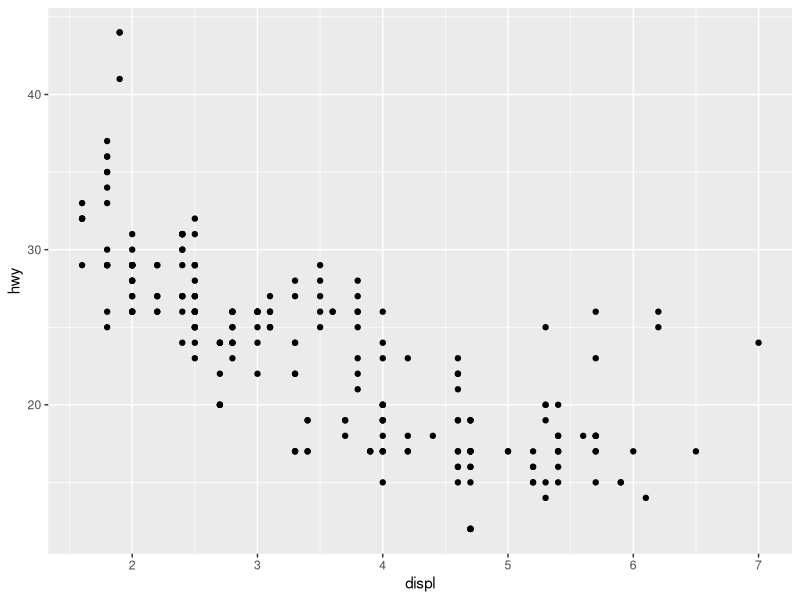
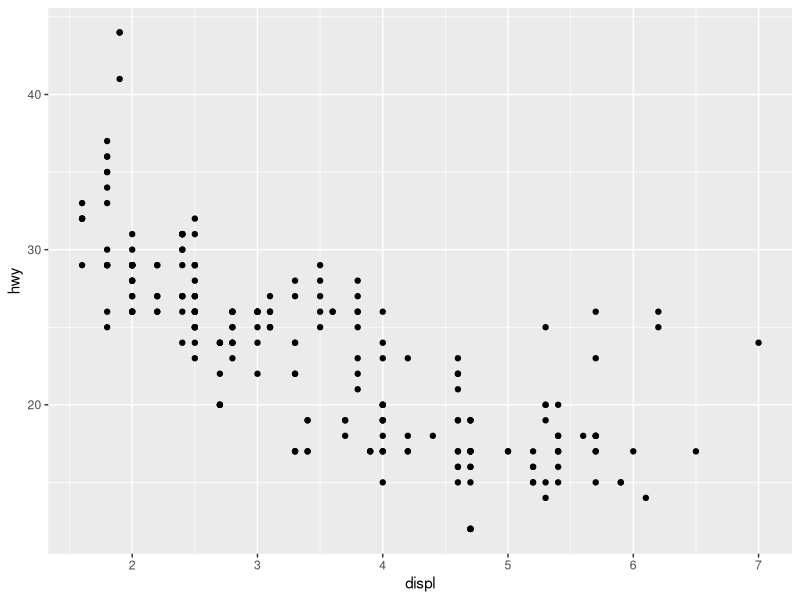
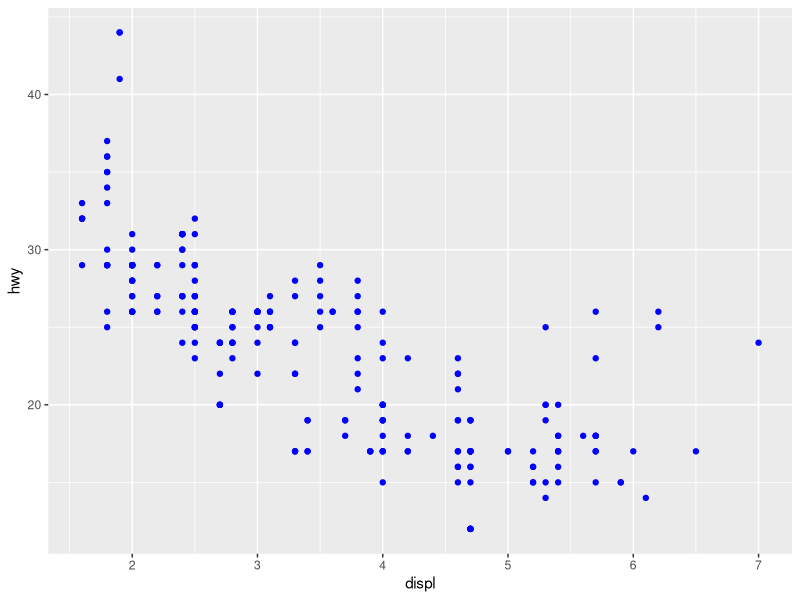
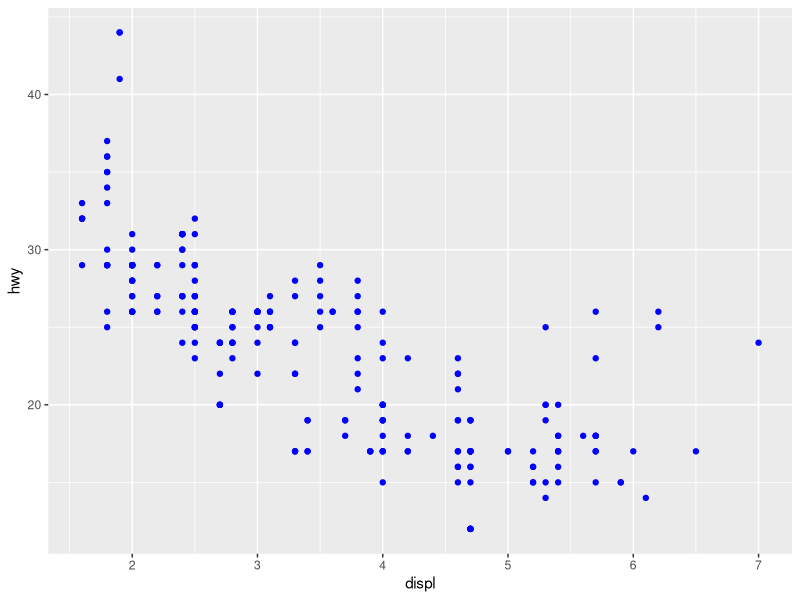
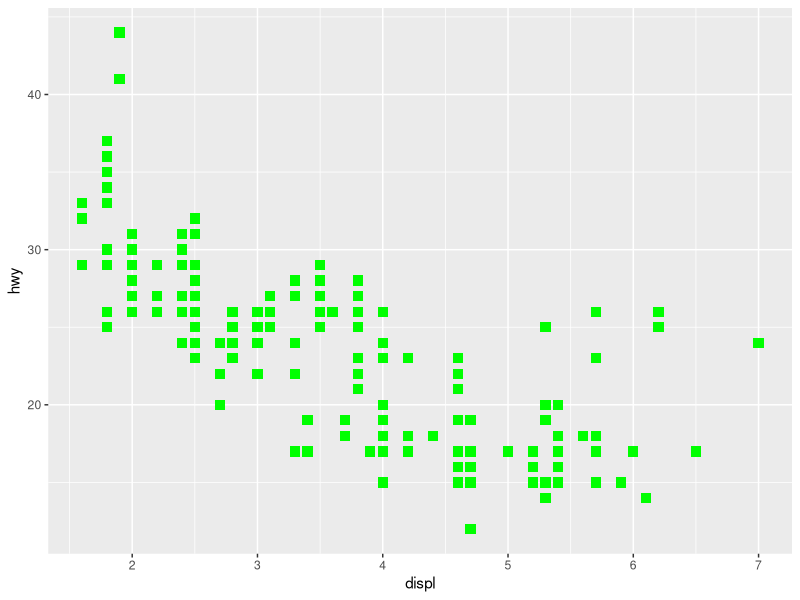
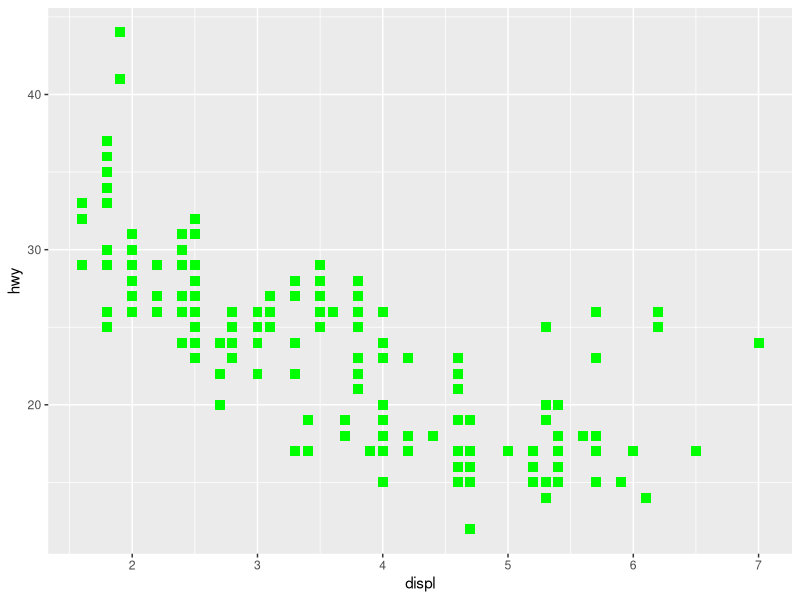
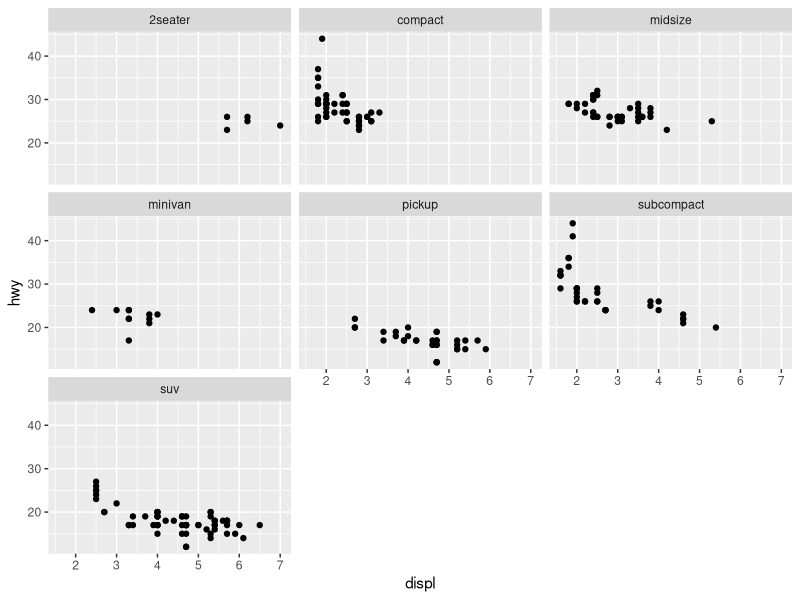
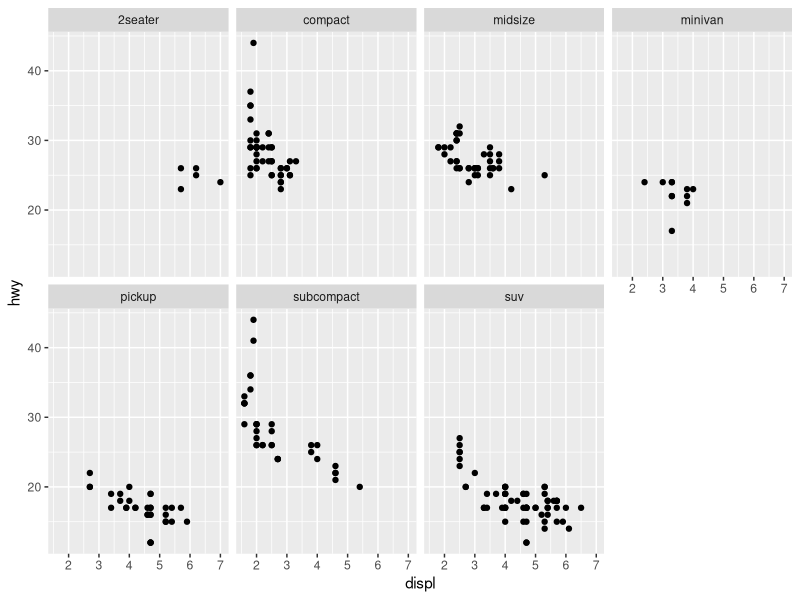

Reproduce these figures in R, in order.
# ----- Project Starts ----

# This R project contains the codes (examples), models and explanations 
# From the book "R For Data Science" by Hadley Wickham and Garret Grolemund
# And some help and info. from google searches.

# Specifically using the packages tidyverse (ggplot2, tibble, tidyr, readr, purr and dplyr)
# Other Packages nycflights13, gapminder, lahman

# Loading the package
library(tidyverse)

# basics of data

# 1. Categorical variables contain a finite number of categories or distinct groups.
# Categorical data might not have a logical order. 
# For example, categorical predictors include gender, material type, and payment method.
 
# 2. Discrete variables are defined only on a finite set or a countably infinite set. 
# Numeric variables that have a countable number of values between any two values. 
# For example, the number of customer complaints or the number of flaws or defects.

# 3. Continuous variables are numeric variables that have an infinite number of values
# between any two values. A continuous variable can be numeric or date/time. 
# For example, the length of a part or the date and time a payment is received.

# R will interpret cty as a discrete rather than a continuous variable. 
# In R that’s called a factor. What happens is that for any unique number of city 
# miles per gallon that is in the data set we will get a separate facet. 
# This is not a very useful visualization of the data because in reality 
# very few cars have the same number of gallons.
# Faceting becomes difficult for continuous variable.

# Starting some minimal things with pre-installed data of cars of 38 models of cars
# A tibble of 134 rows cross 11 columns.
# displ= engine's size in litres.
# hwy = Car's fuel efficiency (miles per gallon (mpg))


# More About the data and explanation of the  variables (columns) and rows(observation).
?mpg

# Starting
mpg
view(mpg)

ggplot(data = mpg) + geom_point(mapping = aes(x=displ, y=hwy))
ggplot(mpg, aes(x=displ, y=hwy,)) + geom_point()

# The above visualization has two methods as shown.
# We cannot specify color specifically in second code along with aesthetics
# But we can differentiate variables using color.
# Like color according to size, drv etc
# We will get to know later.

# Coloring the plots specifically.
ggplot(data = mpg)+ geom_point(mapping = aes(x=displ,y=hwy), color="Blue")
ggplot(mpg, aes(x=displ, y=hwy))+geom_point(colour="Blue")

# Stroke 
# The stroke argument is used to control the size of the edge/border of your point.
# If we say it differently it changes the size of the border for shape.
ggplot(data = mpg)+ geom_point(mapping = aes(x = displ, y = hwy),
             shape = 15,
             colour = "green",
             stroke = 3)

#For the shapes from 14 - 21 the size and stroke arguments does almost the same.
ggplot(data = mpg)+geom_point(mapping = aes(x = displ, y = hwy),
             colour = "green",
             shape = 15,
             size = 3)


#  The plot shows a negative relationship between engine size (displ)
# and fuel efficiency (hwy). However their are some outliers too.
# Let's see the outliers later.

# Which variables in mpg are categorical? Which variables are continuous?
# Description "?mpg" OR
# dataframe/tibble shows : integers and floating numbers = Continous, rest = categorical


# Facets
#  Another way,particularly useful for categorical variables, 
# is to split your plot into facets, 
# subplots that each display one subset of the data.

# Faceting the plots according to class
ggplot(data=mpg) + geom_point(mapping=aes(x=displ,y=hwy)) + 
  facet_wrap(~class)
ggplot(data=mpg) + geom_point(mapping=aes(x=displ,y=hwy)) + 
  facet_wrap(~class, nrow=2)

# facet your plot on the combination of two variables
ggplot(data=mpg)+geom_point(mapping = aes(x=displ,y=hwy))+
  facet_wrap(class~drv)
ggplot(data=mpg)+geom_point(mapping = aes(x=displ,y=hwy))+
  facet_grid(class~drv)

# The combined data shows that most SUVs are 4wd. 
# giving you maximum control and traction when 
# tackling off-road challenges like rocks, dirt, or snow.
# however SUVs with bigger engine size have rear wheel drive

# If you see carefully grid shows better info.
#If you prefer to not facet in the rows or columns dimension, use a .
#instead of a variable name
ggplot(data=mpg)+geom_point(mapping = aes(x=displ,y=hwy))+
  facet_grid(class~.)
ggplot(data=mpg)+geom_point(mapping = aes(x=displ,y=hwy))+
  facet_grid(.~drv)

# Trying Different Geoms.
ggplot(data=mpg)+geom_smooth(mapping=aes(x=displ,y=hwy))
ggplot(data=mpg)+geom_line(mapping = aes(x=displ,y=hwy))

#Changes in geoms using a aesthetic criteria.
# Criteria as mention earlier is put along with aes.
# Shaping according to drv
# Linetype according to drv
ggplot(data=mpg)+geom_point(mapping = aes(x=displ,y=hwy, shape = drv))
ggplot(data=mpg)+geom_smooth(mapping=aes(x=displ,y=hwy, linetype = drv))
ggplot(data=mpg)+geom_smooth(mapping=aes(x=displ,y=hwy, linetype = drv), 
                             show.legend = FALSE)

# However, not every aesthetic works with every geom.
# You could set the shape of a point, but you couldn’t set the “shape” of a line.

# See the difference between 2 codes shown below.
ggplot(data=mpg)+geom_smooth(mapping=aes(x=displ,y=hwy, color = drv))
ggplot(data=mpg)+geom_smooth(mapping=aes(x=displ,y=hwy), color = "Red")

# To display multiple geoms in the same plot, add multiple geom functions 
ggplot(data=mpg)+
  geom_point(mapping = aes(x=displ,y=hwy))+
  geom_smooth(mapping = aes(x=displ,y=hwy))

# global mappings that apply to each geom in the graph.
ggplot(data=mpg, mapping = aes(x=displ,y=hwy))+
  geom_point()+
  geom_smooth()

# overwrite the global mappings for that layer only
ggplot(data=mpg, mapping = aes(x=displ,y=hwy))+
  geom_point(mapping = aes(colour = class))+
  geom_smooth()

# overwrite the data for that layer only.
ggplot(data=mpg, mapping = aes(x=displ,y=hwy))+
  geom_point()+
  geom_smooth(data = filter(mpg, class=="subcompact"))

# Removing Confidence Interval. se=FALSE
# By default, it is the 95% confidence level interval for predictions.
ggplot(data=mpg, mapping = aes(x=displ,y=hwy))+
  geom_point()+
  geom_smooth(data = filter(mpg, class=="subcompact"), se=FALSE)

# 99% CI instead of a 95% 
ggplot(data=mpg, mapping = aes(x=displ,y=hwy))+
  geom_point()+
  geom_smooth(data = filter(mpg, class=="subcompact"), level=0.99)
